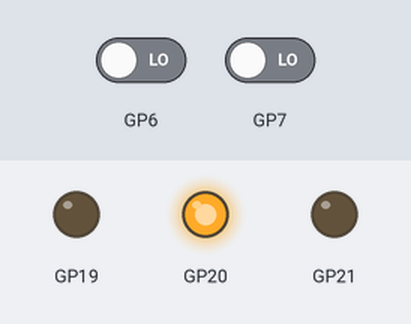
The program below on a simulated Raspberry Pi Pico running MicroPython. On the bench: output pins drawn as LEDs (lit = HIGH). The test bench sets the inputs (shaded band); at power-on: GP6 LOW, GP7 LOW. What the program prints to the serial console is not drawn.

Above: at 16.2 s.
Timing chart, 0 to 17.7 s (numbered marks = the images above):
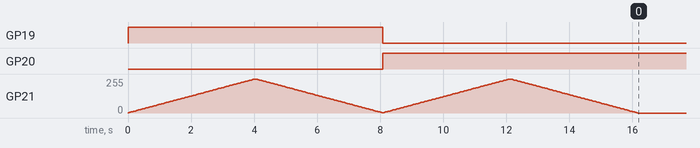

The program:

encoded_motor_cont.py
```python
from base_motor_cont import BaseMotor
from machine import Pin

class EncodedMotor(BaseMotor):
    def __init__(self, driver_ids, encoder_ids) -> None:
        super().__init__(*driver_ids)
        # Pin configuration
        self.enca_pin = Pin(encoder_ids[0], Pin.IN)
        self.encb_pin = Pin(encoder_ids[1], Pin.IN)
        self.enca_pin.irq(
            trigger=Pin.IRQ_RISING | Pin.IRQ_FALLING, handler=self.update_counts_a
        )
        self.encb_pin.irq(
            trigger=Pin.IRQ_RISING | Pin.IRQ_FALLING, handler=self.update_counts_b
        )
        # Variables
        self.enca_val = self.enca_pin.value()
        self.encb_val = self.encb_pin.value()
        self.encoder_counts = 0
        self.prev_counts = 0
#         self.meas_ang_vel = 0.0
#         self.meas_lin_vel = 0.0

    def update_counts_a(self, pin):
        self.enca_val = pin.value()
        if self.enca_val == 1:
            if self.encb_val == 0:  # a=1, b=0
                self.encoder_counts -= 1
            else:  # a=1, b=1
                self.encoder_counts += 1
        else:
            if self.encb_val == 0:  # a=0, b=0
                self.encoder_counts += 1
            else:  # a=0, b=1
                self.encoder_counts -= 1

    def update_counts_b(self, pin):
        self.encb_val = pin.value()
        if self.encb_val == 1:
            if self.enca_val == 0:  # b=1, a=0
                self.encoder_counts += 1
            else:  # b=1, a=1
                self.encoder_counts -= 1
        else:
            if self.enca_val == 0:  # b=0, a=0
                self.encoder_counts -= 1
            else:  # b=0, a=1
                self.encoder_counts += 1

    def reset_encoder_counts(self):
        self.encoder_counts = 0


# TEST
if __name__ == "__main__":  # Test only the encoder part
    from utime import sleep

    # SETUP
    #em = EncodedMotor(driver_ids=(16, 17, 18), encoder_ids=(27, 26))  # right motor, encoder's green and yellow on GP19 and GP20
    em = EncodedMotor((21, 20, 19), (7, 6))  # left motor, encoder's green and yellow on GP10 and GP11

    # LOOP
    # Forward ramp up and down
    for i in range(100):
        em.forward((i + 1) / 100)
        print(f"f, dc: {i}%, enc_cnt: {em.encoder_counts}")
        sleep(4 / 100)  # 4 seconds to ramp up
    for i in reversed(range(100)):
        em.forward((i + 1) / 100)
        print(f"f, dc: {i}%, enc_cnt: {em.encoder_counts}")
        sleep(4 / 100)  # 4 seconds to ramp down
    # Backward ramp up and down
    for i in range(100):
        em.backward((i + 1) / 100)
        print(f"b, dc: {i}%, enc_cnt: {em.encoder_counts}")
        sleep(4 / 100)  # 4 seconds to ramp up
    for i in reversed(range(100)):
        em.backward((i + 1) / 100)
        print(f"b, dc: {i}%, enc_cnt: {em.encoder_counts}")
        sleep(4 / 100)  # 4 seconds to ramp down

    # Terminate
    em.stop()
    sleep(0.5)
    print("motor stopped.")
```

base_motor_cont.py
```python
from machine import Pin, PWM


class BaseMotor:
    """DC motor driver: in1_id, in2_id = direction pins; pwm_id = speed (0--1 maps to duty)."""

    def __init__(self, pwm_id, in1_id, in2_id, ) -> None:
        self.pwm_pin = PWM(Pin(pwm_id))
        self.pwm_pin.freq(2000)
        self.in1_pin = Pin(in1_id, Pin.OUT)
        self.in2_pin = Pin(in2_id, Pin.OUT)
        self.disable()  # motors off until first command

    def stop(self):
        self.pwm_pin.duty_u16(0)

    def forward(self, speed=0.0):
        """Drive motor forward (robot forward). speed in [0, 1], clamped."""
        speed = max(0.0, min(1.0, float(speed)))
        self.in1_pin.off()
        self.in2_pin.on()
        self.pwm_pin.duty_u16(int(65535 * speed))

    def backward(self, speed=0.0):
        """Drive motor backward (robot backward). speed in [0, 1], clamped."""
        speed = max(0.0, min(1.0, float(speed)))
        self.in1_pin.on()
        self.in2_pin.off()
        self.pwm_pin.duty_u16(int(65535 * speed))

    def disable(self):
        self.in1_pin.off()
        self.in2_pin.off()


# TEST
if __name__ == "__main__":
    from utime import sleep

    # SETUP
    m = BaseMotor(pwm_id=21, in1_id=20, in2_id=19)  # left motor
    #m = BaseMotor(pwm_id=16, in1_id=17, in2_id=18)  # right motor

    # LOOP
    # Forwardly ramp up and down
    for i in range(100):
        m.forward((i + 1) / 100)
        print(f"f, dc: {i}%")
        sleep(4 / 100)  # 4 seconds to ramp up
    for i in reversed(range(100)):
        m.forward((i + 1) / 100)
        print(f"f, dc: {i}%")
        sleep(4 / 100)  # 4 seconds to ramp down
    # Backwardly ramp up and down
    for i in range(100):
        m.backward((i + 1) / 100)
        print(f"b, dc: {i}%")
        sleep(4 / 100)  # 4 seconds to ramp up
    for i in reversed(range(100)):
        m.backward((i + 1) / 100)
        print(f"b, dc: {i}%")
        sleep(4 / 100)  # 4 seconds to ramp down

    # Terminate
    m.disable()
    print("motor stopped.")
```

Measured:
- by itself, GP19: LOW → HIGH at 0.00 s, → LOW 8.1 s later
- by itself, GP20: LOW → HIGH at 8.1 s
